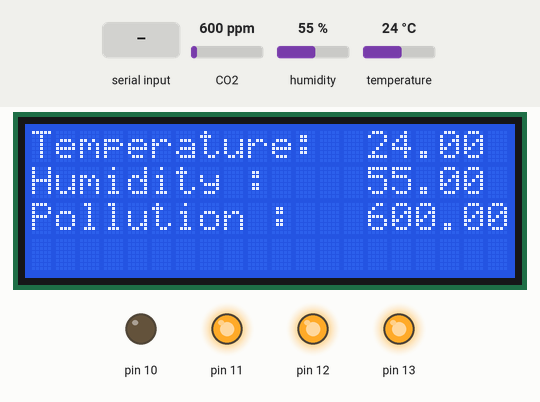
Recording of a sketch running on a simulated Arduino Uno, built with avr-gcc and run on an emulated ATmega328P. Parts: 20×4 character LCD, output pins drawn as LEDs (lit = HIGH). The inputs (shaded band) are chosen by the test bench; at power-on: CO2 600 ppm, humidity 55 %, temperature 24 °C.

Above: at 0.2 s.
1.3 s: CO2 set to 1050 ppm
At 3.0 s:
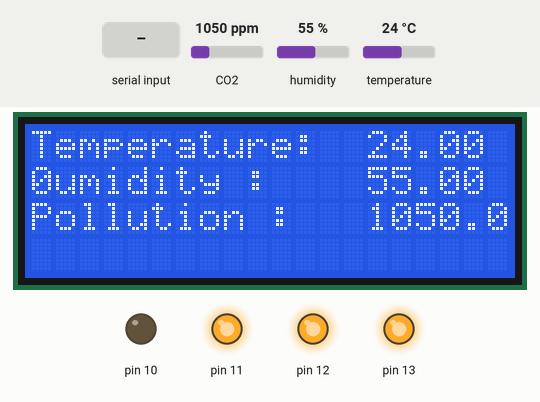
4.8 s: "0" received over Serial
At 6.1 s:
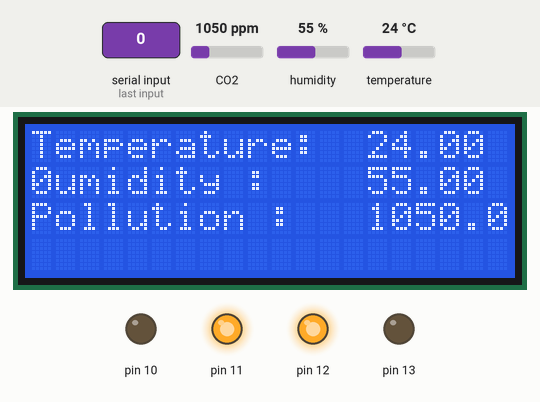
9.0 s: "2" received over Serial
At 10.2 s:
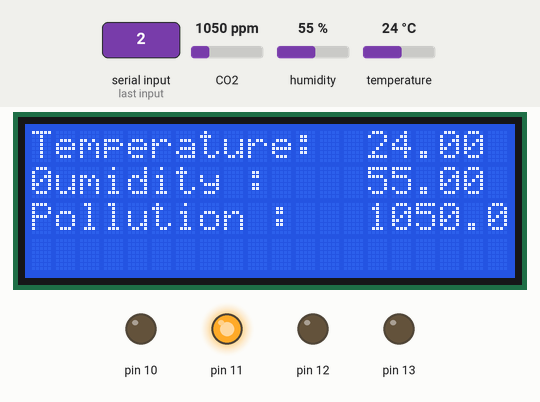
13.3 s: CO2 set to 452 ppm
At 14.8 s:
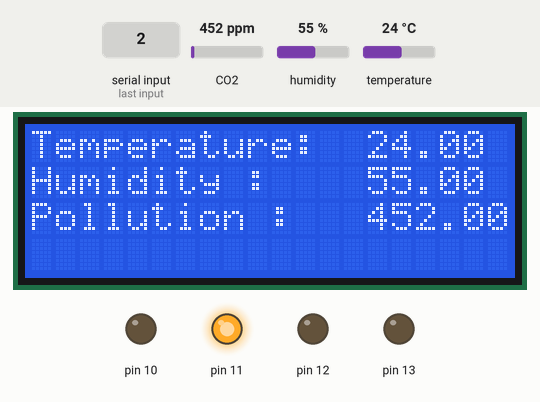
18.7 s: "1" received over Serial
At 20.2 s:
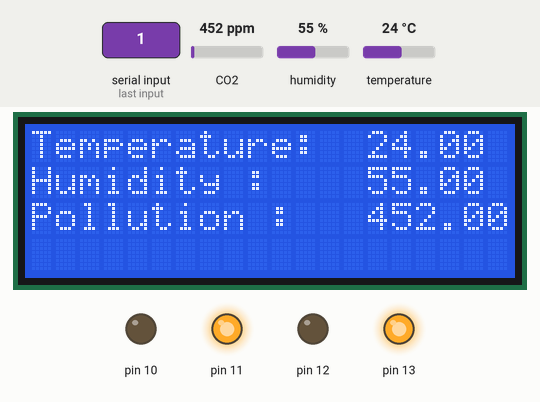
22.9 s: "4" received over Serial
At 24.5 s:
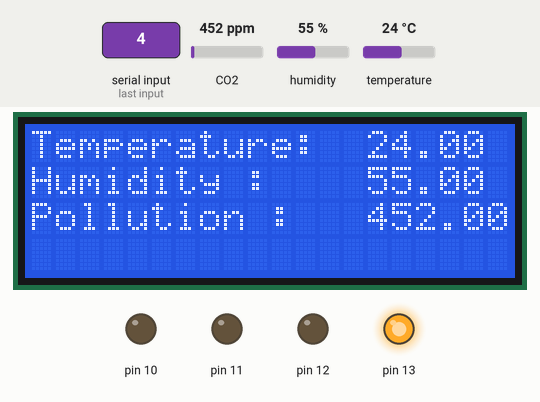
Timing chart, 0 to 26.0 s (numbered marks = the images above; inputs shaded):
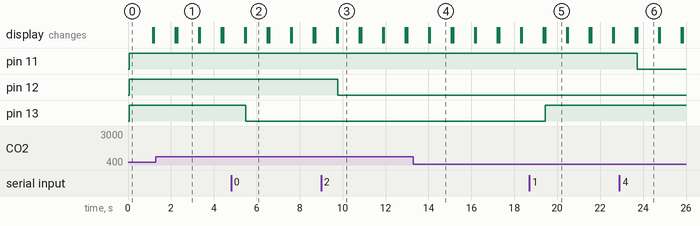

The sketch:

sketch_may18a.ino
```cpp
#include "Wire.h"
#include "DHT.h"
#include "MQ135.h"
#include "LiquidCrystal_I2C.h"

float temp;
float ppm;
float humi;
char inc_value = 48;

#define dhtpin 7
#define dhttype DHT11
DHT dht(dhtpin , dhttype);
LiquidCrystal_I2C lcd(0x27 ,20 ,4);
MQ135 mq(A1);
void setup() {
  // put your setup code here, to run once:
lcd.init();
lcd.backlight();
dht.begin();
Serial.begin(9600);
pinMode(10 , OUTPUT);
pinMode(11, OUTPUT);
pinMode(12 , OUTPUT);
pinMode(13 , OUTPUT);
digitalWrite( 13 , HIGH);
digitalWrite(12, HIGH);
digitalWrite(11 , HIGH);
digitalWrite(10 , LOW);

}

void loop() {
///////////Read Values\\\\\\\\\\\\
digitalWrite(3 , HIGH);
ppm = mq.getPPM();
temp = dht.readTemperature();
humi = dht.readHumidity();

lcd.print("Temperature:  ");
lcd.print(temp);
lcd.setCursor(0,1);
lcd.print("Humidity :    ");
lcd.print(humi);
lcd.setCursor(0,2);
lcd.print("Pollution :   ");
lcd.print(ppm);
digitalWrite( 3 , LOW);
inc_value = Serial.read();

if (inc_value == '1'){
  digitalWrite(13, HIGH);
}
if (inc_value == '0'){
  digitalWrite(13, LOW);
}
if (inc_value == '3'){
  digitalWrite(12, HIGH);
}
if (inc_value == '2'){
  digitalWrite(12, LOW);
}
if (inc_value == '5'){
  digitalWrite(11, HIGH);
}
if (inc_value == '4'){
  digitalWrite(11, LOW);
}
if (inc_value == '7'){
  digitalWrite(10, LOW);
}
if (inc_value == '6'){
  digitalWrite(10, HIGH);
}


delay(1000);

lcd.clear();
}
```

Measured:
- after the input at 1.3 s, the display: first differs from a run without the input after 0.99 s (image 1)
- after the input at 4.8 s, pin 13: HIGH → LOW after 0.69 s
- after the input at 9.0 s, pin 12: HIGH → LOW after 0.78 s
- after the input at 13.3 s, the display: first differs from a run without the input after 0.77 s (image 4)
- after the input at 18.7 s, pin 13: LOW → HIGH after 0.73 s
- after the input at 22.9 s, pin 11: HIGH → LOW after 0.82 s
- what the display in image 1 shows lasts 1.0 s, from 2.3 s to 3.3 s
